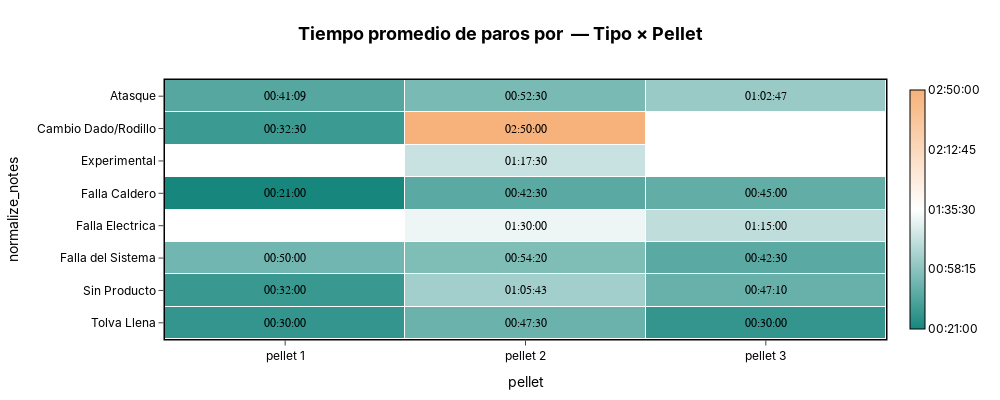

This figure's notebook cell:
### Code cell
corporate_scale = [(0.0, "#17877D"), (0.5, "#FFFFFF"), (1.0, "#F6B27A")]
fig = plot_time_heatmap(
    df=prod_pel[prod_pel["downtime_hour"] > 0],
    x_col="pellet",
    y_col="normalize_notes",
    value_col="downtime_hour",
    input_unit='hours',
    title="Tiempo promedio de paros por  — Tipo × Pellet",
    colorscale=corporate_scale,
    width=1000,
    height=400,
    #output_path=f"{ROOT_IMAGEN}/pellet_heatmap_notes_time.html"
)
fig.show()
s3.save_plotly_html(fig, "pellet_heatmap_notes_time.html")

### Figure 1 — Plotly figure (JSON) as saved in the notebook; plotly's stock layout.template omitted (floating-point values rounded to 4 significant figures)
{"data": [{"colorbar": {"outlinecolor": "black", "outlinewidth": 1, "thickness": 15, "tickfont": {"color": "black"}, "ticktext": ["00:21:00", "00:58:15", "01:35:30", "02:12:45", "02:50:00"], "tickvals": [0.35, 0.9708, 1.592, 2.212, 2.833], "title": {"font": {"color": "black"}, "text": ""}}, "colorscale": [[0, "#17877D"], [0.5, "#FFFFFF"], [1, "#F6B27A"]], "customdata": [["00:41:09", "00:52:30", "01:02:47"], ["00:32:30", "02:50:00", ""], ["", "01:17:30", ""], ["00:21:00", "00:42:30", "00:45:00"], ["", "01:30:00", "01:15:00"], ["00:50:00", "00:54:20", "00:42:30"], ["00:32:00", "01:05:43", "00:47:10"], ["00:30:00", "00:47:30", "00:30:00"]], "hovertemplate": "<b>pellet:</b> %{x}<br><b>normalize_notes:</b> %{y}<br><b>Tiempo:</b> %{customdata}<extra></extra>", "type": "heatmap", "x": ["pellet 1", "pellet 2", "pellet 3"], "xgap": 1, "y": ["Atasque", "Cambio Dado/Rodillo", "Experimental", "Falla Caldero", "Falla Electrica", "Falla del Sistema", "Sin Producto", "Tolva Llena"], "ygap": 1, "z": [[0.6859, 0.875, 1.046], [0.5417, 2.833, null], [null, 1.292, null], [0.35, 0.7083, 0.75], [null, 1.5, 1.25], [0.8333, 0.9056, 0.7083], [0.5333, 1.095, 0.7861], [0.5, 0.7917, 0.5]], "zmax": 2.833, "zmin": 0.35}], "layout": {"annotations": [{"font": {"color": "black", "family": "Arial", "size": 12}, "showarrow": false, "text": "00:41:09", "x": "pellet 1", "y": "Atasque"}, {"font": {"color": "black", "family": "Arial", "size": 12}, "showarrow": false, "text": "00:52:30", "x": "pellet 2", "y": "Atasque"}, {"font": {"color": "black", "family": "Arial", "size": 12}, "showarrow": false, "text": "01:02:47", "x": "pellet 3", "y": "Atasque"}, {"font": {"color": "black", "family": "Arial", "size": 12}, "showarrow": false, "text": "00:32:30", "x": "pellet 1", "y": "Cambio Dado/Rodillo"}, {"font": {"color": "black", "family": "Arial", "size": 12}, "showarrow": false, "text": "02:50:00", "x": "pellet 2", "y": "Cambio Dado/Rodillo"}, {"font": {"color": "black", "family": "Arial", "size": 12}, "showarrow": false, "text": "01:17:30", "x": "pellet 2", "y": "Experimental"}, {"font": {"color": "black", "family": "Arial", "size": 12}, "showarrow": false, "text": "00:21:00", "x": "pellet 1", "y": "Falla Caldero"}, {"font": {"color": "black", "family": "Arial", "size": 12}, "showarrow": false, "text": "00:42:30", "x": "pellet 2", "y": "Falla Caldero"}, {"font": {"color": "black", "family": "Arial", "size": 12}, "showarrow": false, "text": "00:45:00", "x": "pellet 3", "y": "Falla Caldero"}, {"font": {"color": "black", "family": "Arial", "size": 12}, "showarrow": false, "text": "01:30:00", "x": "pellet 2", "y": "Falla Electrica"}, {"font": {"color": "black", "family": "Arial", "size": 12}, "showarrow": false, "text": "01:15:00", "x": "pellet 3", "y": "Falla Electrica"}, {"font": {"color": "black", "family": "Arial", "size": 12}, "showarrow": false, "text": "00:50:00", "x": "pellet 1", "y": "Falla del Sistema"}, {"font": {"color": "black", "family": "Arial", "size": 12}, "showarrow": false, "text": "00:54:20", "x": "pellet 2", "y": "Falla del Sistema"}, {"font": {"color": "black", "family": "Arial", "size": 12}, "showarrow": false, "text": "00:42:30", "x": "pellet 3", "y": "Falla del Sistema"}, {"font": {"color": "black", "family": "Arial", "size": 12}, "showarrow": false, "text": "00:32:00", "x": "pellet 1", "y": "Sin Producto"}, {"font": {"color": "black", "family": "Arial", "size": 12}, "showarrow": false, "text": "01:05:43", "x": "pellet 2", "y": "Sin Producto"}, {"font": {"color": "black", "family": "Arial", "size": 12}, "showarrow": false, "text": "00:47:10", "x": "pellet 3", "y": "Sin Producto"}, {"font": {"color": "black", "family": "Arial", "size": 12}, "showarrow": false, "text": "00:30:00", "x": "pellet 1", "y": "Tolva Llena"}, {"font": {"color": "black", "family": "Arial", "size": 12}, "showarrow": false, "text": "00:47:30", "x": "pellet 2", "y": "Tolva Llena"}, {"font": {"color": "black", "family": "Arial", "size": 12}, "showarrow": false, "text": "00:30:00", "x": "pellet 3", "y": "Tolva Llena"}], "font": {"color": "black", "family": "Inter, Arial, sans-serif"}, "height": 400, "margin": {"b": 60, "l": 60, "r": 60, "t": 80}, "paper_bgcolor": "rgba(0,0,0,0)", "plot_bgcolor": "rgba(0,0,0,0)", "title": {"font": {"color": "black", "size": 18}, "text": "<b>Tiempo promedio de paros por  — Tipo × Pellet<b>", "x": 0.5}, "width": 1000, "xaxis": {"gridcolor": "rgba(0,0,0,0)", "linecolor": "black", "linewidth": 1.5, "mirror": true, "showline": true, "side": "bottom", "tickfont": {"color": "black"}, "ticklen": 5, "ticks": "outside", "title": {"text": "pellet"}}, "yaxis": {"autorange": "reversed", "gridcolor": "rgba(0,0,0,0)", "linecolor": "black", "linewidth": 1.5, "mirror": true, "showline": true, "tickfont": {"color": "black"}, "ticklen": 5, "ticks": "outside", "title": {"text": "normalize_notes"}}}}
